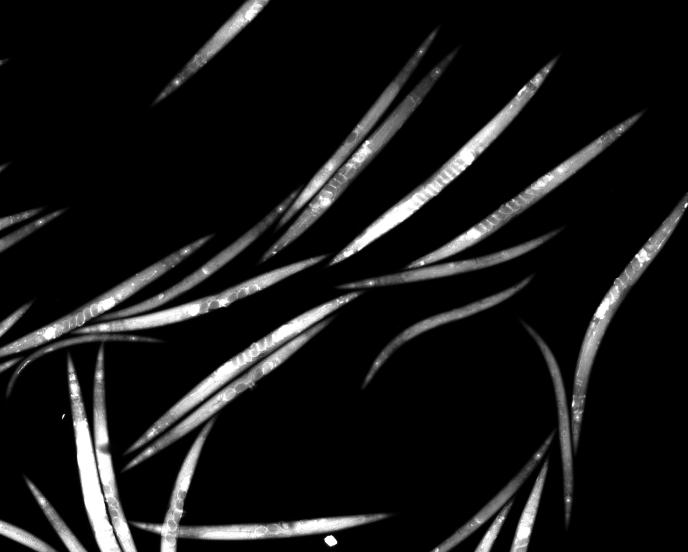
#> input picture keypoints/test/72hrrb782u_25u-09_png.rf.1659d644d9c20b637ac9b910e8eff7fe.jpg, 688 x 552 px, found by its file name; its folder holds only this picture in this run
$ python -i DAPI_binary_july31.py   (imports and definitions only)
#> lines starting #> are read from the running program, lines starting #| are printed output that depends on the picture; after the words box and inside, x2 and y2 are one past the last pixel; in counts of white or black regions, pixels touching at a corner belong together
# -*- coding: utf-8 -*-
"""
Created on Wed Jul 31 16:57:13 2024

@author: ebjam
"""

import cv2, os
import matplotlib.pyplot as plt
import numpy as np

def getWorms(image):
    img = cv2.imread(img_path + image)
#> img is the input picture: shape (552, 688, 3); min 0, max 255, mean 23
    grayimg = cv2.cvtColor(img, cv2.COLOR_BGR2GRAY)
    clahe = cv2.createCLAHE(clipLimit = 80, tileGridSize = (32, 32))
    converted_img = clahe.apply(grayimg)
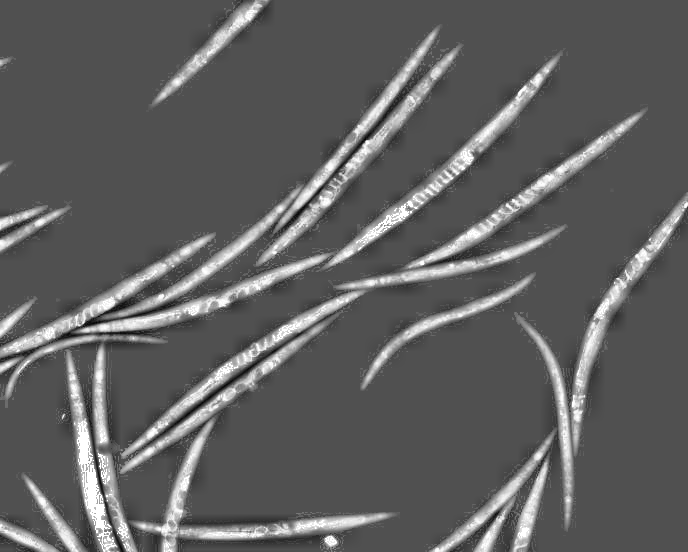
#> converted_img: shape (552, 688); min 2, max 255, mean 95.6
    blurred_image = cv2.GaussianBlur(converted_img, (5, 5), 2)  # Kernel size of (5, 5) with sigma=2
    min_value = 100
    max_value = 255

    # Clip the values to set the background and foreground
    clipped_image = np.clip(blurred_image, min_value, max_value)
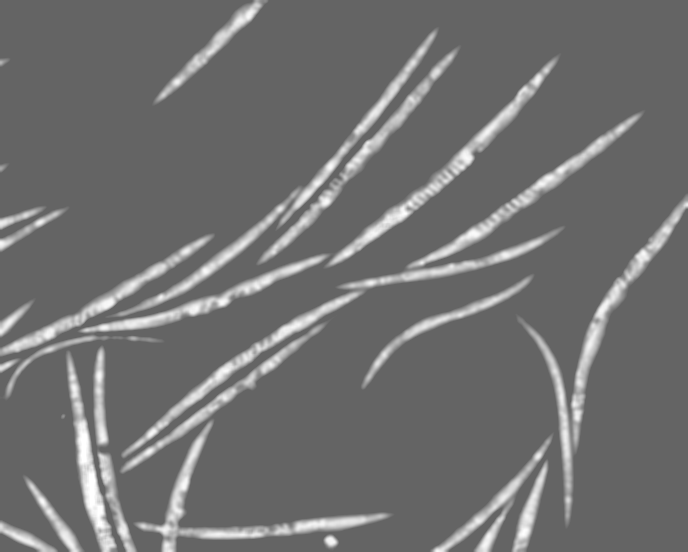
#> clipped_image: shape (552, 688); min 100, max 255, mean 112.6
    threshold_value = 175
    _, thresholded_image = cv2.threshold(clipped_image, threshold_value, 255, cv2.THRESH_BINARY)
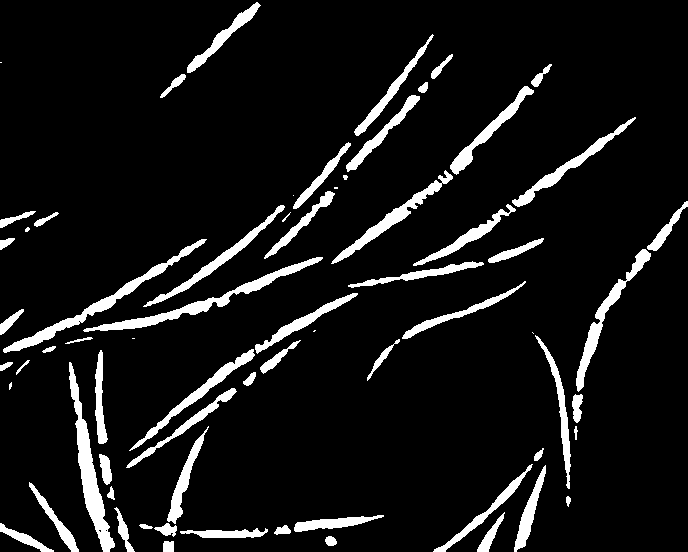
#> thresholded_image: shape (552, 688); 8.5% white; 68 white regions (8 under 20 px), largest, box (x1, y1, x2, y2) and area: (69, 362, 115, 552) 2185, (83, 257, 323, 332) 1944, (3, 239, 207, 353) 1853
    kernel_open = np.ones((3, 3), np.uint8)  # You can adjust the kernel size as needed
    mask_opened = cv2.morphologyEx(thresholded_image, cv2.MORPH_OPEN, kernel_open, iterations=5)
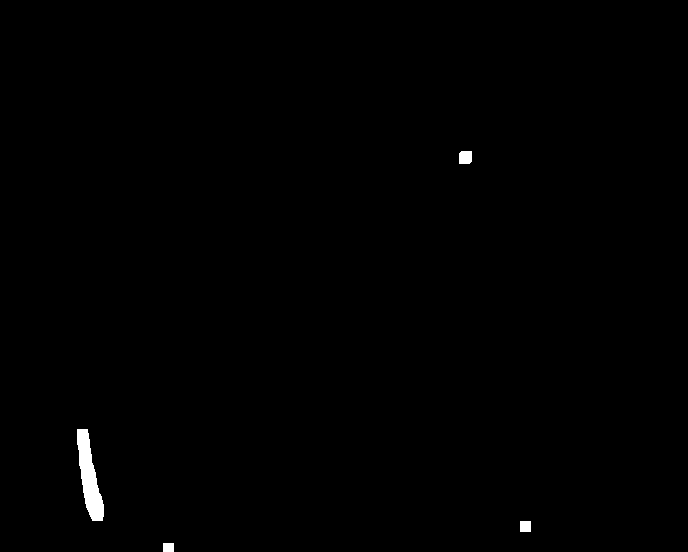
#> mask_opened: shape (552, 688); 0.45% white; 4 white regions, box (x1, y1, x2, y2) and area: (77, 429, 104, 521) 1318, (459, 151, 472, 164) 163, (520, 521, 531, 532) 121, (163, 543, 174, 552) 99
    mask_eroded = cv2.erode(mask_opened, kernel_open, iterations=2)
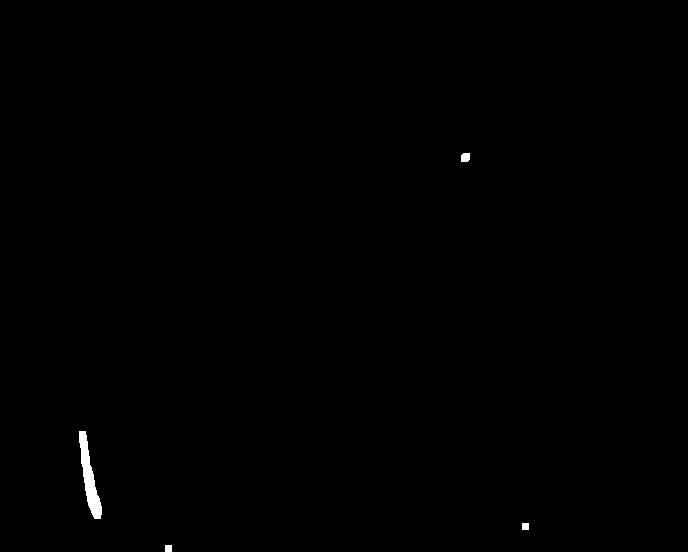
#> mask_eroded: shape (552, 688); 0.27% white; 4 white regions, box (x1, y1, x2, y2) and area: (79, 431, 102, 519) 858, (461, 153, 470, 162) 75, (522, 523, 529, 530) 49, (165, 545, 172, 552) 49

    # Sharpen the image
    sharpening_kernel = np.array([[0, -1, 0],
                              [-1, 5, -1],
                              [0, -1, 0]])
    sharpened_image = cv2.filter2D(mask_eroded, -1, sharpening_kernel)
    sharp_save_handle = binary_path + image[:-3] + "png"
    cv2.imwrite(sharp_save_handle, sharpened_image)
    plt.imshow(sharpened_image)
    plt.show()
    return
img_path = "E:/toronto_microscopy/ixmc/July28LiquidlotN2vsAWR73/July28LiquidlotN2vsAWR73/TimePoint_1/dapi/one_field/"
binary_path = img_path + "binary/"
# [1 line not run here, left out]
# [1 line that did not run here, left out]
# [3 lines not run here, left out]

>>> result = getWorms('../../keypoints/test/72hrrb782u_25u-09_png.rf.1659d644d9c20b637ac9b910e8eff7fe.jpg')

$ run again, on keypoints/test/n2u_-ctl_-12_png.rf.e804e0c14aeee248b3968c6ca50763df.jpg
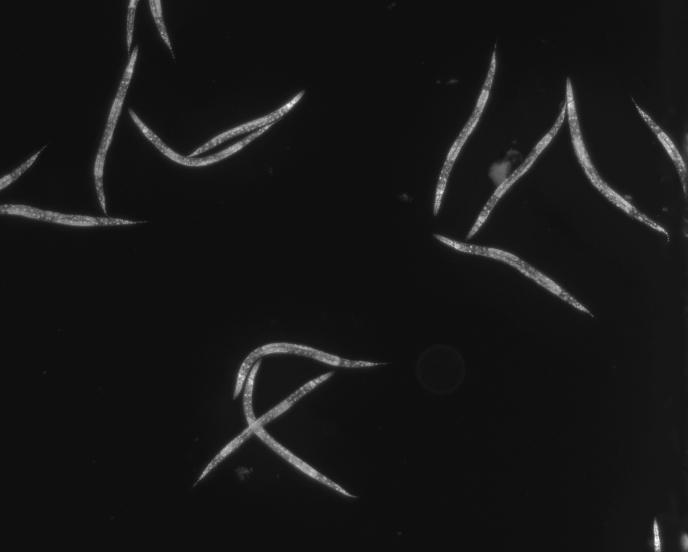
#> input picture keypoints/test/n2u_-ctl_-12_png.rf.e804e0c14aeee248b3968c6ca50763df.jpg, 688 x 552 px, found by its file name
#> in getWorms, img is the input picture: shape (552, 688, 3); min 7, max 255, mean 22
#> in getWorms, `_, thresholded_image = cv2.threshold(clipped_image, threshold_value, 2..`:
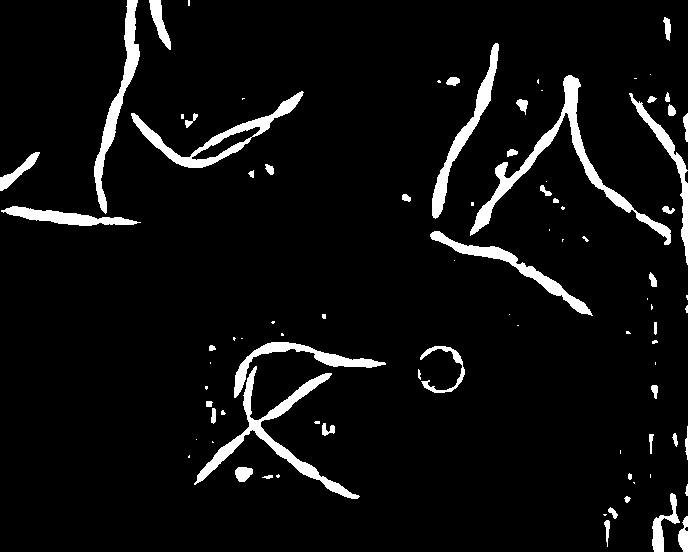
#> thresholded_image: shape (552, 688); 5.9% white; 88 white regions (41 under 20 px), largest, box (x1, y1, x2, y2) and area: (470, 75, 671, 245) 3338, (194, 366, 360, 499) 2807, (131, 91, 304, 168) 2137
#> mask_opened: shape (552, 688); 0.72% white; 15 white regions, largest, box (x1, y1, x2, y2) and area: (564, 78, 578, 113) 458, (432, 185, 446, 210) 298, (58, 213, 81, 225) 262
#> in getWorms, `mask_eroded = cv2.erode(mask_opened, kernel_open, iterations=2)`:
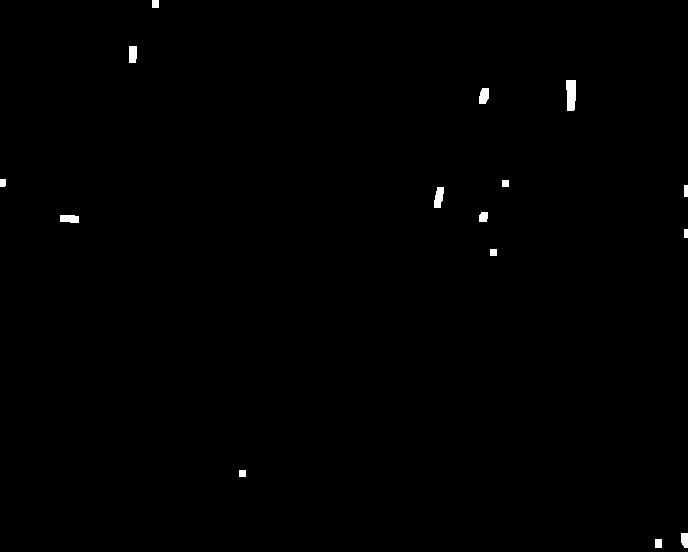
#> mask_eroded: shape (552, 688); 0.37% white; 15 white regions, largest, box (x1, y1, x2, y2) and area: (566, 80, 576, 111) 278, (434, 187, 444, 208) 158, (60, 215, 79, 223) 138
